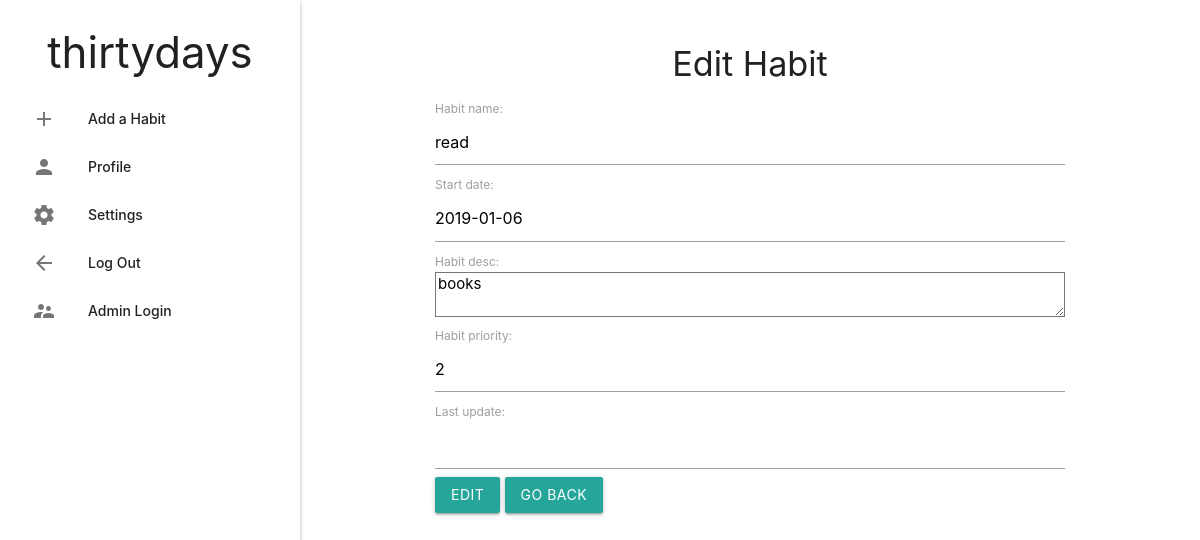
The page /editform/2/ (signed in) on the database its author committed.
### task/models.py (models this page shows, shortened)
class Habit(models.Model):
    HIGH = 1
    MEDIUM = 2
    LOW = 3
    PRIORITY_CHOICES = (
        (HIGH, 'High'),
        (MEDIUM, 'Medium'),
        (LOW, 'Low'),
    )
    user = models.ForeignKey(User, on_delete=models.CASCADE)
    habit_name = models.CharField(max_length=200)
    start_date = models.DateField()
    day_counter = models.IntegerField(default = 0)
    habit_desc = models.TextField()
    habit_priority = models.IntegerField()
    completed = models.BooleanField(default = False)
    active = models.BooleanField(default = True)
    last_update = models.DateField(null=True)

### task/views.py (the view)
# urls.py: path('editform/<int:id>/', views.editHabit, name = 'edit_habit'),
def editHabit(request, id):
    current_user = request.user
    if not current_user.is_authenticated:
        return redirect('login')
    habit = get_object_or_404(Habit, pk = id)
    form = AddForm(request.POST or None, instance=habit)
    print(habit.habit_name)
    if form.is_valid():
        form.save()
        habit.initializeHabit()
        return HttpResponseRedirect('/task/')
    return render(request, 'task/editHabit.html', {'form': form, 'id':habit.id})

### task/models.py
class AddForm(ModelForm):
    class Meta:
        model = Habit
        exclude = ('day_counter', 'completed', 'active', 'user')

### task/templates/task/editHabit.html (shortened to what this page needs)
{% extends 'task/layout.html' %}
{% block content %}
<h4 class="center-align"> Edit Habit </h4>
<div class="container">
<form action="/editform/{{id}}/" method="post">
  {{ form }}
  <a href="\task"><input class = "btn" type="submit" value="Edit"></a>
  <a href="\task" class="btn">Go Back</a>
</form>
</div>
{% endblock %}

### rows shown on the page
Habit: habit_name "read", start_date "2019-01-06", habit_desc "books", habit_priority "2"
